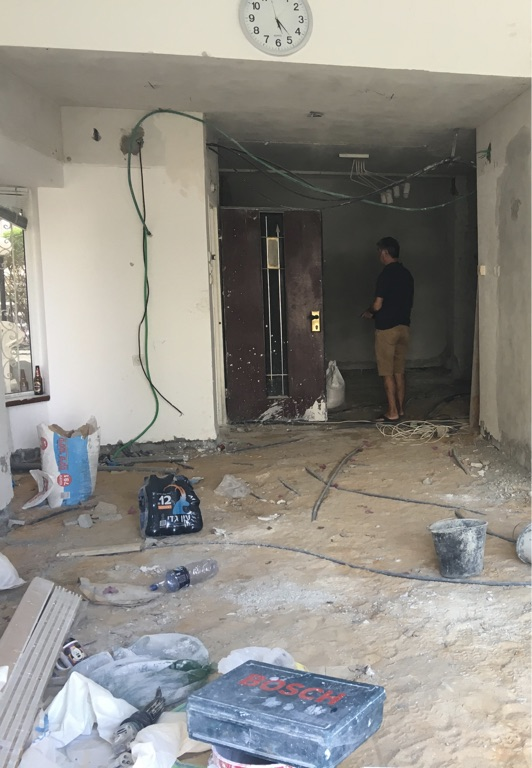
#> input picture left.jpg, 532 x 768 px
$ python main.py --first left.jpg --second right.jpg
#> lines starting #> are read from the running program, lines starting #| are printed output that depends on the picture; after the words box and inside, x2 and y2 are one past the last pixel; in counts of white or black regions, pixels touching at a corner belong together
#!/usr/bin/python
# (c) Shahar Gino, November-2017, sgino209@gmail.com
#
# The stitching algorithm requires four steps:
# (1) Detecting keypoints and extracting local invariant descriptors (SIRF)
# (2) Matching descriptors between images (k-NN with k=2 + David Lowe's ratio test)
# (3) Applying RANSAC to estimate the homography transform (3x3 matrix)
# (4) Applying a warping transformation using the homography matrix
#
# References:
# (1) https://www.pyimagesearch.com/2016/01/11/opencv-panorama-stitching
# (2) https://www.pyimagesearch.com/2016/01/25/real-time-panorama-and-image-stitching-with-opencv
# (3) https://www.pyimagesearch.com/2014/05/05/building-pokedex-python-opencv-perspective-warping-step-5-6

import argparse
import numpy as np
import imutils
import cv2

class Stitcher:

    # ------------------------------------------------------------------------------------------------

    def __init__(self):
        """
        Constructor: mainly determines if we are using OpenCV v3.X, Since there are major differences
        in how OpenCV 2.4 and OpenCV 3 handle keypoint detection and local invariant descriptors.
        This information is applied in detectAndDescribe() method.
        """

        self.isv3 = imutils.is_cv3()

    # ------------------------------------------------------------------------------------------------

    def stitch(self, images, ratio=0.75, reprojThresh=4.0, showMatches=False):
        """
        Stitches 2 images into a single panorama image.

        Mandatory argument:
        (-) images --> list of 2 images that are going to be stitched together to form the panorama
                       Important: images are expected to be supplied in left-to-right order.

        Optional arguments:
        (-) ratio --> used for David Lowe's ratio test when matching features (typically between [0.7,0.8])
        (-) reprojThresh --> the maximum pixel "wiggle room" allowed by the RANSAC algorithm
        (-) showMatches --> a boolean used to indicate if the keypoint matches should be visualized or not
        """

        # Unpack the images, then detect keypoints and extract local invariant descriptors (SIFT) from them:
        (imageB, imageA) = images
        (kpsA, featuresA) = self.detectAndDescribe(imageA)
        (kpsB, featuresB) = self.detectAndDescribe(imageB)

        # Match features between the two images (RANSAC):
        M = self.matchKeypoints(kpsA, kpsB, featuresA, featuresB, ratio, reprojThresh)

        # If the match is None, then there aren't enough matched keypoints to create a panorama:
        if M is None:
            return None

        # Otherwise, apply a perspective warp to stitch the images together:
        (matches, H, status) = M
        imOut_shape = (imageA.shape[1] + imageB.shape[1], imageA.shape[0])
        result = cv2.warpPerspective(imageA,       # the image we want to warp (the 'right' image)
                                     H,            # the homography, 3x3 matrix
                                     imOut_shape)  # the shape of the output image
        result[0:imageB.shape[0], 0:imageB.shape[1]] = imageB

        # Check to see if the keypoint matches should be visualized:
        if showMatches:
            vis = self.drawMatches(imageA, imageB, kpsA, kpsB, matches, status)

            # return a tuple of the stitched image and the visualization:
            return (result, vis)

        # return the stitched image:
        return result

    # ------------------------------------------------------------------------------------------------

    def detectAndDescribe(self, image):
        """
        Detects keypoints and extracts local invariant descriptors for a given image.
        A Difference of Gaussian (DoG) keypoint detector and the SIFT feature extractor are applied
        """

        # Convert the image to grayscale:
        gray = cv2.cvtColor(image, cv2.COLOR_BGR2GRAY)

        # Check to see if we are using OpenCV 3.X:
        if self.isv3:
            # Detect and extract features from the image:
            descriptor = cv2.xfeatures2d.SIFT_create()
            (kps, features) = descriptor.detectAndCompute(image, None)

        # Otherwise, we are using OpenCV 2.4.X:
        else:
            # Detect keypoints in the image:
            detector = cv2.FeatureDetector_create("SIFT")
            kps = detector.detect(gray)

            # Extract features from the image:
            extractor = cv2.DescriptorExtractor_create("SIFT")
            (kps, features) = extractor.compute(gray, kps)

        # Convert the keypoints from KeyPoint objects to NumPy arrays:
        kps = np.float32([kp.pt for kp in kps])

        # Return a tuple of keypoints and features:
        return (kps, features)

    # ------------------------------------------------------------------------------------------------

    def matchKeypoints(self, kpsA, kpsB, featuresA, featuresB, ratio, reprojThresh):
        """
        Matching features together is obtained by looping over the descriptors from both images,
        compute the distances, and find the smallest distance for each pair of descriptors.
        It returns the matching features (SIRF), the corresponding homography transform (3x3 matrix)
        and a status list provided by the homography calculation.

        Expected arguments:
        (-) kpsA --> the keypoints associated with the first image
        (-) kpsB --> the keypoints associated with the second image
        (-) featuresA --> the feature vectors associated with the first image
        (-) featuresB --> the feature vectors associated with the second image
        (-) ratio --> David Lowe's ratio test variable, typically in the range of [0.7,0.8]
        (-) reprojThresh --> RANSAC re-projection threshold
        """

        # Compute the raw matches and initialize the list of actual matches:
        # 'BruteForce' --> exhaustively compute the Euclidean distance between all feature vectors from
        #                  both images and find the pairs of descriptors that have the smallest distance.
        matcher = cv2.DescriptorMatcher_create("BruteForce")
        rawMatches = matcher.knnMatch(featuresA, featuresB, 2)  # k-NN matching with k=2 (the top two matches for each
        matches = []                                            #                         feature vector are returned)

        # Loop over the 2 raw matches (David Lowe's ratio test for false-positive match pruning):
        for m in rawMatches:
            # Ensure the distance is within a certain ratio of each other (i.e. Lowe's ratio test)
            if len(m) == 2 and m[0].distance < m[1].distance * ratio:
                matches.append((m[0].trainIdx, m[0].queryIdx))

        # Computing an Homography between the two sets of keypoints (requires at least 4 matches, although for a
        # more reliable homography estimation, we should have substantially more than just four matched points):
        if len(matches) > 4:

            # Construct the two sets of points:
            ptsA = np.float32([kpsA[i] for (_, i) in matches])
            ptsB = np.float32([kpsB[i] for (i, _) in matches])

            # Compute the homography between the two sets of points:
            (H, status) = cv2.findHomography(ptsA, ptsB, cv2.RANSAC, reprojThresh)

            # Return the matches along with the homograpy matrix and status of each matched point:
            return (matches, H, status)

        # Otherwise, no homograpy could be computed:
        return None

    # ------------------------------------------------------------------------------------------------

    def drawMatches(self, imageA, imageB, kpsA, kpsB, matches, status):
        """
        Auxiliary method, used to visualize keypoint correspondences between two images.
        It visualizes the "inlier" keypoints by drawing a straight lines from each keypoint N in the first
        image to its corresponding keypoint M in the second image.
        The method requires two original images (imageA,imageB), the set of keypoints associated with each
        image (kpsA,kpsB), the initial matches after applying Lowe's ratio test (matches), and finally the
        status list provided by the homography calculation (status).
        """

        # Initialize the output visualization image:
        (hA, wA) = imageA.shape[:2]
        (hB, wB) = imageB.shape[:2]
        vis = np.zeros((max(hA, hB), wA + wB, 3), dtype="uint8")
        vis[0:hA, 0:wA] = imageA
        vis[0:hB, wA:] = imageB

        # Loop over the matches:
        for ((trainIdx, queryIdx), s) in zip(matches, status):
            # Only process the match if the keypoint was successfully matched:
            if s == 1:
                # Draw the match:
                ptA = (int(kpsA[queryIdx][0]), int(kpsA[queryIdx][1]))
                ptB = (int(kpsB[trainIdx][0]) + wA, int(kpsB[trainIdx][1]))
                cv2.line(vis, ptA, ptB, (0, 255, 0), 1)

        # return the visualization
        return vis

# ==================================================================================================================
if __name__ == "__main__":

    # Construct the argument parse and parse the arguments:
    ap = argparse.ArgumentParser()
    ap.add_argument("-f", "--first", required=True,
                    help="path to the left-most image")
    ap.add_argument("-s", "--second", required=True,
                    help="path to the right-most image")
    args = vars(ap.parse_args())

    # Load the two images:
    imageA = cv2.imread(args["first"])
#> imageA is the input picture: shape (768, 532, 3); mean B, G, R 135.6, 141.9, 144.7
    imageB = cv2.imread(args["second"])
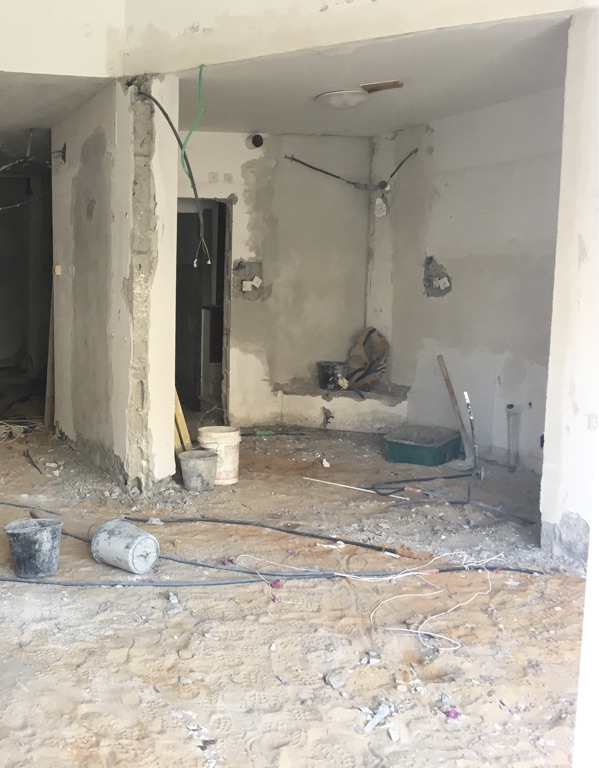
#> input picture right.jpg, 599 x 768 px
#> imageB is the input picture: shape (768, 599, 3); mean B, G, R 153.4, 164.2, 170

    # Stitch the images together to create a panorama:
    stitcher = Stitcher()
    (result, vis) = stitcher.stitch([imageA, imageB], showMatches=True)
#> in detectAndDescribe, `kps = detector.detect(gray)`: kps = 1718 keypoints; strongest (x, y, size): (209, 262, 2.2), (195, 265, 2.1), (200, 394, 37.5), (368, 662, 2.1)
#> in detectAndDescribe, `kps = np.float32([kp.pt for kp in kps])`: kps = 1718 pairs, first value 3.02 to 588.1, second value 6.75 to 765
#> in stitch, `(kpsA, featuresA) = self.detectAndDescribe(imageA)`: kpsA has the same summary as kps in detectAndDescribe
#> in detectAndDescribe (call 2), `gray = cv2.cvtColor(image, cv2.COLOR_BGR2GRAY)`:
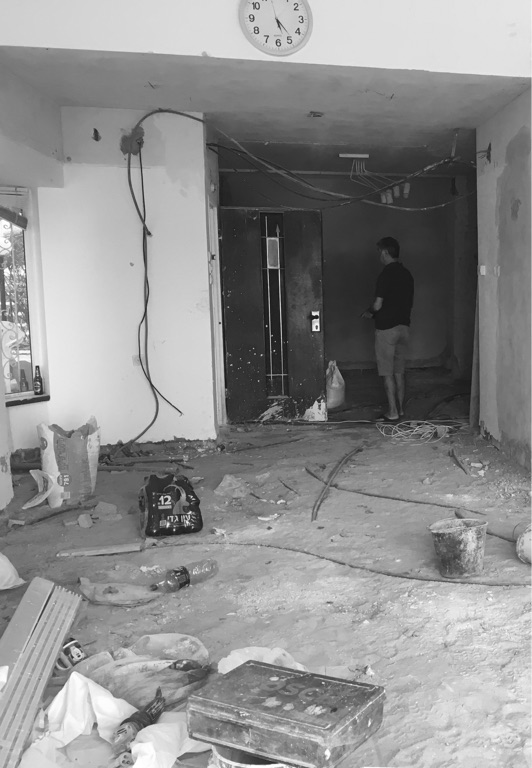
#> gray: shape (768, 532); min 18, max 255, mean 142
#> in detectAndDescribe (call 2), `kps = detector.detect(gray)`: kps = 1566 keypoints; strongest (x, y, size): (314, 313, 2.8), (318, 329, 1.9), (316, 325, 6.4), (37, 367, 2.6)
#> in detectAndDescribe (call 2), `kps = np.float32([kp.pt for kp in kps])`: kps = 1566 pairs, first value 2.35 to 529.2, second value 6.54 to 765.2
#> in stitch, `(kpsB, featuresB) = self.detectAndDescribe(imageB)`: kpsB has the same summary as kps in detectAndDescribe
#> in matchKeypoints, `rawMatches = matcher.knnMatch(featuresA, featuresB, 2)`: rawMatches = 1718 matches
#> after the loop in matchKeypoints, `for m in rawMatches:`: matches = 183 pairs, first value 70 to 1557, second value 5 to 1715
#> in matchKeypoints, `ptsA = np.float32([kpsA[i] for (_, i) in matches])`: ptsA = 183 pairs, first value 5.87 to 586.6, second value 38.59 to 765
#> in matchKeypoints, `ptsB = np.float32([kpsB[i] for (i, _) in matches])`: ptsB = 183 pairs, first value 14.47 to 524.4, second value 58.54 to 765
#> in matchKeypoints, `(H, status) = cv2.findHomography(ptsA, ptsB, cv2.RANSAC, reprojThresh)`: H = [[0.997, 0.00022, 424.9], [-0.00142, 1, 0.158], [-1.2e-06, -4.08e-07, 1]]; status = 183 values, max 1 at index 0, min 0 at index 87, mean 0.858
#> in stitch, `result = cv2.warpPerspective(imageA,       # the image we want to warp..`:
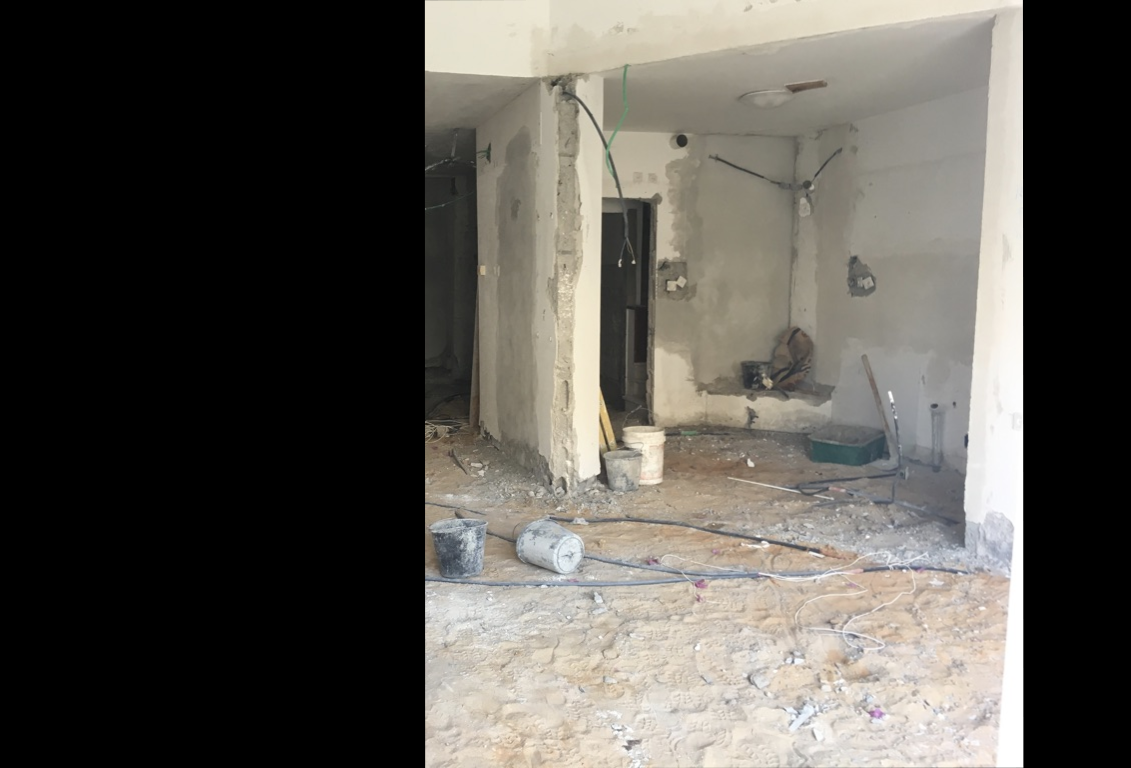
#> result: shape (768, 1131, 3); mean B, G, R 81.1, 86.8, 89.9
#> in drawMatches, `vis[0:hB, wA:] = imageB`:
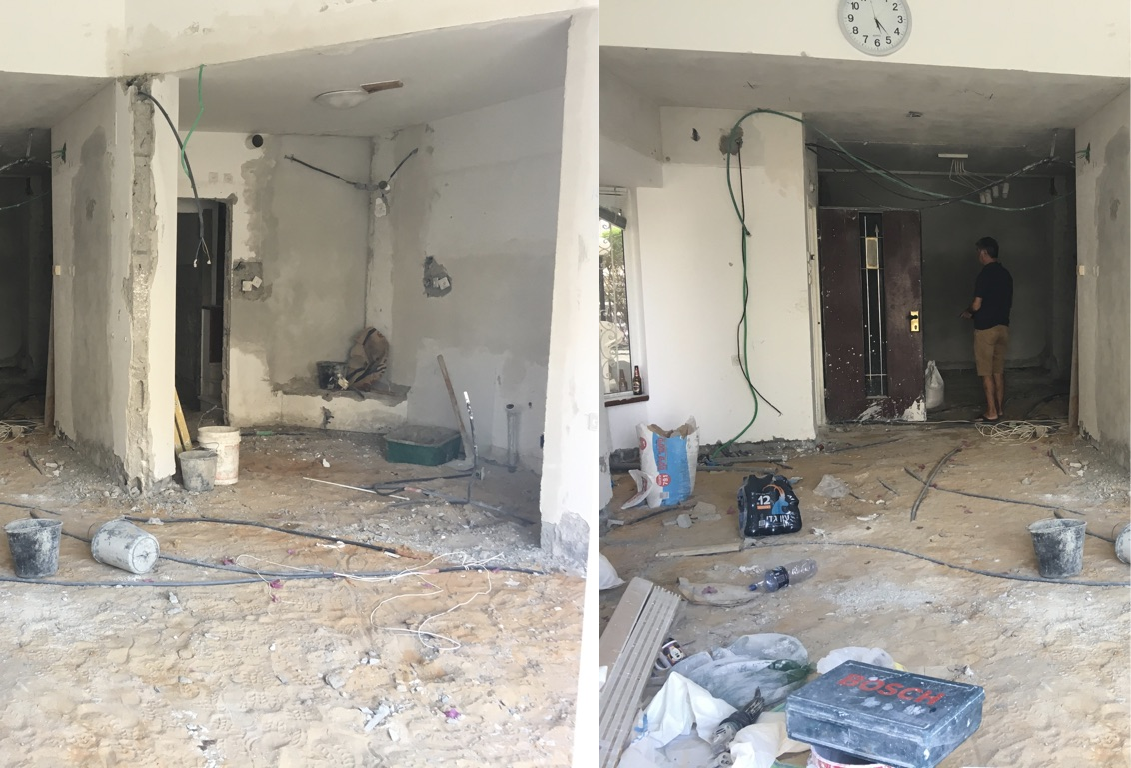
#> vis: shape (768, 1131, 3); mean B, G, R 145, 153.7, 158.1
#> the loop in drawMatches, `for ((trainIdx, queryIdx), s) in zip(matches, status):` made 183 passes
#> (trainIdx, queryIdx, ptA, ptB) on passes 1 to 12: (1353, 5, (5, 527), (1029, 527)), (1355, 6, (6, 574), (1030, 574)), (1357, 8, (6, 583), (1030, 583)), (1358, 9, (6, 705), (1030, 705)), (1359, 10, (7, 474), (1031, 474)), (1360, 11, (7, 474), (1031, 474)), (1361, 12, (7, 474), (1031, 474)), (1365, 13, (9, 531), (1033, 531)), (1368, 14, (10, 433), (1034, 433)), (1369, 15, (11, 582), (1035, 582)), (1372, 17, (13, 580), (1037, 580)), (1371, 18, (13, 525), (1037, 525))
#> (ptA, ptB) on passes 61 to 66: ((39, 545), (1063, 545)), ((40, 571), (1064, 571)), ((40, 574), (1064, 574)), ((41, 744), (1065, 744)), ((41, 744), (1065, 744)), ((42, 524), (1066, 524))
#> after the loop in drawMatches, `for ((trainIdx, queryIdx), s) in zip(matches, status):`:
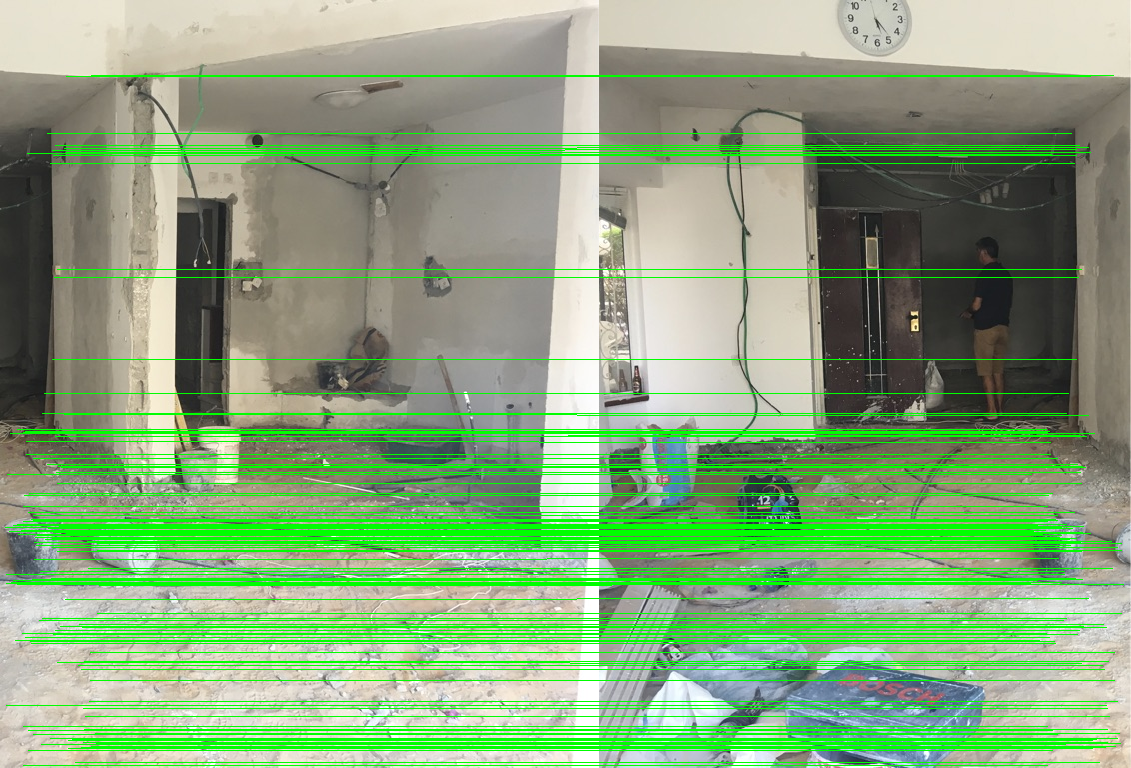
#> vis: shape (768, 1131, 3); 13.16% of pixels changed, all inside (x1, y1, x2, y2) = (5, 75, 1124, 766)

    # Warp onto a rectangle ("birds eye" view):
    result_roi = result.copy() #768,1131

    roi_polygon = [[110, 400],   # top-left
                   [900, 400],   # top-right
                   [1000, 760],  # bottom-right
                   [10, 760]]    # bottom-left

    rect = np.zeros((4, 2), dtype="float32")
    for k in range(len(roi_polygon)):
        rect[k] = roi_polygon[k]

    # Construct our destination points which will be used to map the screen to a top-down, "birds eye" view:
    (W, H) = (500,500)
    dst = np.array([[0, 0], [W-1, 0], [W-1, H-1], [0, H-1]], dtype="float32")

    # Calculate the perspective transform matrix and warp the perspective to grab the screen:
    M = cv2.getPerspectiveTransform(rect, dst)
#> M = [[0.879, 0.244, -194.3], [-1.14e-16, 2.42, -966.8], [-2.16e-19, 0.000978, 1]]
    warp = cv2.warpPerspective(result, M, (W,H))
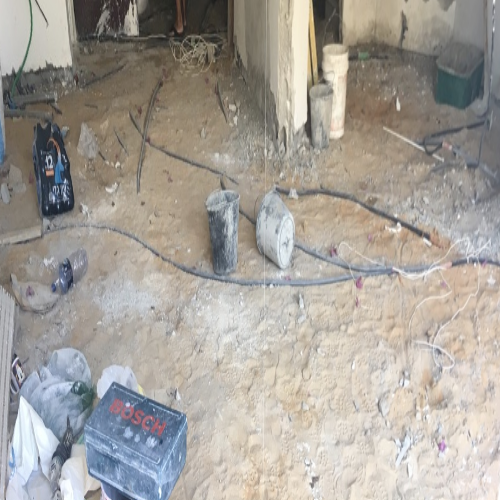
#> warp: shape (500, 500, 3); mean B, G, R 153.9, 160.6, 165.5

    # Show the images:
    pts = np.array(roi_polygon, np.int32)
    pts = pts.reshape((-1, 1, 2))
    cv2.polylines(result_roi, [pts], True, (0, 255, 0), 3)
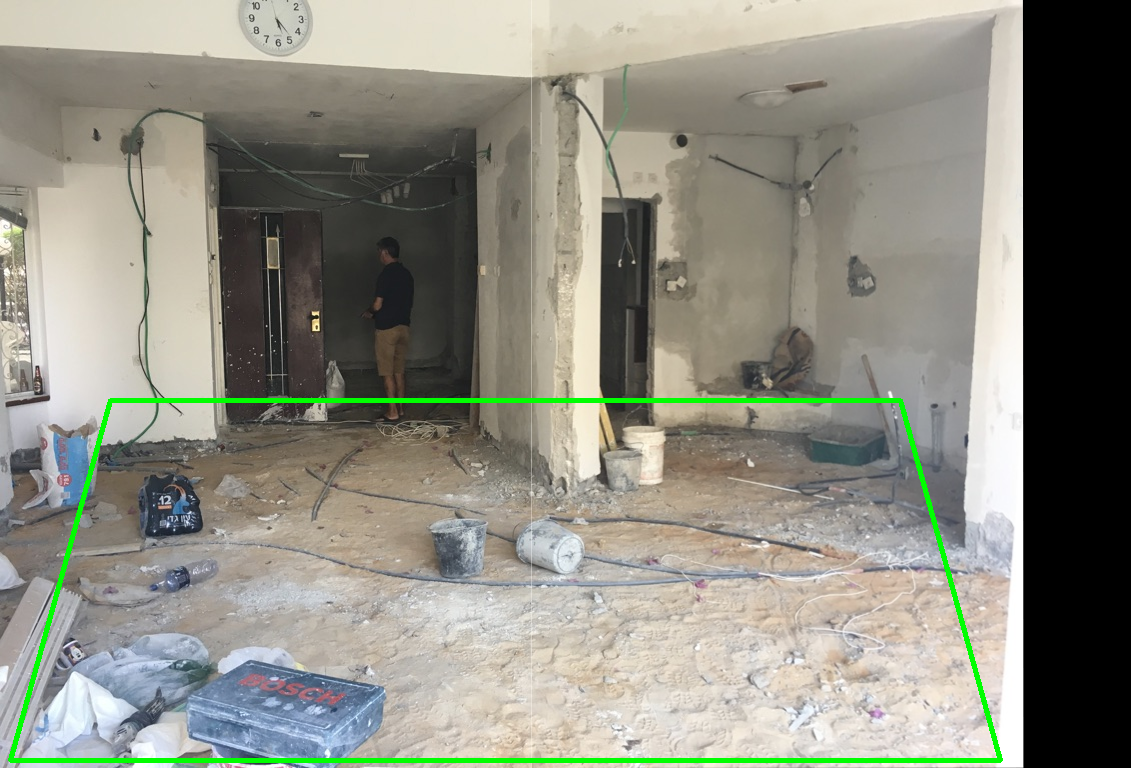
#> result_roi: shape (768, 1131, 3); mean B, G, R 130.3, 141.6, 141.7

    cv2.imshow("Image A", imageA)
    cv2.imshow("Image B", imageB)
    cv2.imshow("Keypoint Matches", vis)
    cv2.imshow("Result (stitched)", result)
    cv2.imshow("Result (stitched + ROI)", result_roi)
    cv2.imshow("Result (ROI warped)", warp)
    cv2.waitKey(0)
